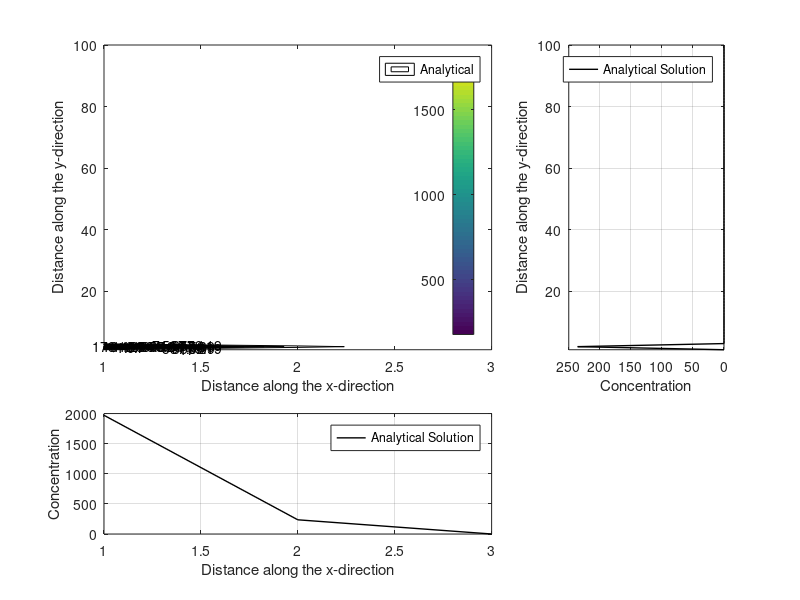

Recreate this plot in MATLAB.

% 2-dimensional analytical solution - Transient (using the analytical solution for
% instantaneous point source integrated with respect to time)

function NumVSAnalytical
clc
close all
clear ll

%%%%%%%%%%%%%%%%%%%%%%%%%%%%%%%%%%%%%%%%%%%
% INPUT DATA %%%%%%%%%%%%%%%%%%%%%%%%%%%%%%
%%%%%%%%%%%%%%%%%%%%%%%%%%%%%%%%%%%%%%%%%%%

% General %%%%%%%%%%%%%%%%%%%%%%%%%%%%%%%%%
nx = 3;
ny = 100;
media ='SW'; %GW or SW

% Analytical %%%%%%%%%%%%%%%%%%%%%%%%%%%%%%
C0 = 150;     % concentration of the injected water - units: ppm
Q = 86.4;      % injection rate - units: 1m3/day
n = 1;      % porosity 
Dx = 0.01;      % longiitudinal dispersivity - y-direction m2/s
Dy = 0.01;      % longiitudinal dispersivity - y-direction m2/s
r = 0;         % reaction rate
Xc = 2;        % injection location loation
Yc = 2;        % injection location loation
tsim = 200;      % time after injection - units: days
Zgw = 70;      % aquifer thinkness
V = -0.5;        % GW seepage flow velocity (m/day) (average intersticial velocity)

% Numerical %%%%%%%%%%%%%%%%%%%%%%%%%%%%%%
t_simNUMERICAL = 2000; % time step to load from the model results (to compare the analytical solution against)
address_sim = strcat('D:\FCL_SEC\Models\S2R2\Playground\Visualization_VisIT\1_S2R2_direct_results\',media,'\',int2str(t_simNUMERICAL),'_',media,'.csv');
    
% Storing %%%%%%%%%%%%%%%%%%%%%%%%%%%%%%%%
storage.C0 = C0;
storage.Q = Q;
storage.n = n;
storage.Dx = Dx;
storage.Dy = Dy;
storage.r = r;
storage.Xc = Xc;
storage.Yc = Yc;
storage.tsim = tsim;
storage.Zgw = Zgw;
storage.V = V;
storage.nx = nx;
storage.ny = ny;
storage.address_sim = address_sim;
save InputData storage

%%%%%%%%%%%%%%%%%%%%%%%%%%%%%%%%%%%%%%%%%%%%%%%%%%%%%%%%%%%%%%%%%%%%%%
Analytical_calc
%Numerical_calc
Compare_plot



%%%%%%%%%%%%%%%%%%%%%%%%%%%%%%%%%%%%%%%%%
% ANALYTICAL
%%%%%%%%%%%%%%%%%%%%%%%%%%%%%%%%%%%%%%%%%

function Analytical_calc

load InputData storage
C0=storage.C0;
Q=storage.Q;
n=storage.n;
Dx=storage.Dx;
Dy=storage.Dy;
r=storage.r;
Xc=storage.Xc;
Yc=storage.Yc;
tsim=storage.tsim;
Zgw=storage.Zgw;
V=storage.V;
nx=storage.nx;
ny=storage.ny;

Cfinal=zeros(nx,ny);

h=waitbar(0,'ANALYTICAL solution: calculating...');
for x=1:nx
    waitbar(x/nx)
    for y=1:ny
        
    % calculation of A
    Qprime = Q / Zgw; %fluid injection rate per unit thinkness of aquifer
    
    A = C0*Qprime / ...
        ( 4*n*pi()*(Dx*Dy)^(0.5) );

    % calculation of B
    B = exp(...
            V*(x-Xc)/ ...
            (2*Dx));

    % Integral to solve
    fun = @(t) exp( ...
                    -( V^2 / (4*Dx) + r) * t ...
                    -( (x-Xc)^2 ./ (4*Dx*t) ) ...
                    -( (y-Yc)^2 ./ (4*Dy*t))) ;
                
    D = quad(fun,0,tsim);

    % Final calculation
    C = A*B*D;
    
    % Saving results
    Cfinal(x,y) = C;
   
    end
end
close(h)

disp('Analytical solution calculation: OK')

storage.C_analytical = Cfinal';
save AnalytSOL storage;

%figure
%contour(Cfinal','ShowText','on');
%colormap
%colorbar('location','Eastoutside')
%grid on
%xlabel('Distance along the x-direction')
%ylabel('Distance along the y-direction')
%legend('Analytical Solution')

%%%%%%%%%%%%%%%%%%%%%%%%%%%%%%%%%%%%%%%%%
% NUMERICAL
%%%%%%%%%%%%%%%%%%%%%%%%%%%%%%%%%%%%%%%%%

function Numerical_calc

load InputData storage
nx=storage.nx;
ny=storage.ny;
address_sim=storage.address_sim;

A=importdata(address_sim);
Adata=A.data;

% Transforming into a matricial form (MODFLOW grid convention)
c_num=zeros(ny,nx);
h=waitbar(0,'NUMERICAL Solution: Importing and transforming...');
for j=1:ny
     waitbar(j/ny)
    for i=1:nx
        l=find(Adata(:,2)==i & Adata(:,3)==j);
        c_num(j,i)=Adata(l,4);
    end
end
close(h)

disp('NUMERICAL solution loading and transformation: OK')

storage.C_numerical=c_num;
save NumericalSOL storage;

%figure
%contour(c_num,'ShowText','on');
%colormap
%colorbar('location','Eastoutside')
%grid on
%xlabel('Distance along the x-direction')
%ylabel('Distance along the y-direction')
%legend('Numerical Solution')


%%%%%%%%%%%%%%%%%%%%%%%%%%%%%%%%%%%%%%%%%
% COMPARISON
%%%%%%%%%%%%%%%%%%%%%%%%%%%%%%%%%%%%%%%%%

function Compare_plot

load InputData storage
InputData = storage;

load AnalytSOL storage
C_analytical = storage.C_analytical;

%load NumericalSOL storage
%C_numerical = storage.C_numerical;

colormap(gray)
cmap = colormap
cmap = flipud(cmap)

cm = [jet(64);gray(64)];

figure
subplot(3,3,[1,2,4,5])
[~, hh]=contour(C_analytical);
set(hh,'LineColor','k','ShowText','on')

hold on

%{
pcolor(C_numerical)%,'ShowText','on');
shading flat
colormap(cmap)
grid on
%}

colorbar('location','East')
xlabel('Distance along the x-direction')
ylabel('Distance along the y-direction')
legend('Analytical','Numerical')

% Longitudinal profile
subplot(3,3,[3,6])
plot(C_analytical(:,InputData.Yc),1:1:InputData.ny,'k','linewidth',1)
ylim([1 InputData.ny])
xlabel('Concentration')
ylabel('Distance along the y-direction')
legend('Analytical Solution')
set (gca,'Xdir','reverse')
grid on

% Transverse profile
subplot(3,3,[7,8])
plot(1:1:InputData.nx, C_analytical(round(InputData.nx/2),:),'k','linewidth',1)
xlim([1 InputData.nx])
legend('Analytical Solution')
ylabel('Concentration')
xlabel('Distance along the x-direction')
grid on

disp('ANALYTICAL and NUMERICAL solutions compared: OK')
disp('Finished')